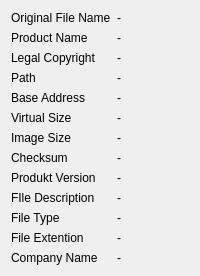
       <widget class="QWidget" name="general">
        <attribute name="title">
         <string>General</string>
        </attribute>
        <layout class="QVBoxLayout" name="verticalLayout_2">
         <item>
          <layout class="QFormLayout" name="formLayout">
           <item row="0" column="0">
            <widget class="QLabel" name="originalFilename">
             <property name="text">
              <string>Original File Name</string>
             </property>
            </widget>
           </item>
           <item row="0" column="1">
            <widget class="QLabel" name="originalFilename_e">
             <property name="text">
              <string>-</string>
             </property>
             <property name="textFormat">
              <enum>Qt::TextFormat::AutoText</enum>
             </property>
             <property name="scaledContents">
              <bool>false</bool>
             </property>
            </widget>
           </item>
           <item row="1" column="0">
            <widget class="QLabel" name="productName">
             <property name="text">
              <string>Product Name</string>
             </property>
            </widget>
           </item>
           <item row="1" column="1">
            <widget class="QLabel" name="productName_e">
             <property name="text">
              <string>-</string>
             </property>
            </widget>
           </item>
           <item row="2" column="0">
            <widget class="QLabel" name="legalCopyright">
             <property name="text">
              <string>Legal Copyright</string>
             </property>
            </widget>
           </item>
           <item row="2" column="1">
            <widget class="QLabel" name="legalCopyright_e">
             <property name="text">
              <string>-</string>
             </property>
            </widget>
           </item>
           <item row="3" column="0">
            <widget class="QLabel" name="path">
             <property name="text">
              <string>Path</string>
             </property>
            </widget>
           </item>
           <item row="3" column="1">
            <widget class="QLabel" name="path_e">
             <property name="text">
              <string>-</string>
             </property>
            </widget>
           </item>
           <item row="4" column="0">
            <widget class="QLabel" name="baseAddress">
             <property name="text">
              <string>Base Address</string>
             </property>
            </widget>
           </item>
           <item row="4" column="1">
            <widget class="QLabel" name="baseAddress_e">
             <property name="text">
              <string>-</string>
             </property>
            </widget>
           </item>
           <item row="5" column="0">
            <widget class="QLabel" name="virtualSize">
             <property name="text">
              <string>Virtual Size</string>
             </property>
            </widget>
           </item>
           <item row="5" column="1">
            <widget class="QLabel" name="virtualSize_e">
             <property name="text">
              <string>-</string>
             </property>
            </widget>
           </item>
           <item row="6" column="0">
            <widget class="QLabel" name="imageSize">
             <property name="text">
              <string>Image Size</string>
             </property>
            </widget>
           </item>
           <item row="6" column="1">
            <widget class="QLabel" name="imageSize_e">
             <property name="text">
              <string>-</string>
             </property>
            </widget>
           </item>
           <item row="7" column="0">
            <widget class="QLabel" name="checksum">
             <property name="text">
              <string>Checksum</string>
             </property>
            </widget>
           </item>
           <item row="7" column="1">
            <widget class="QLabel" name="checksum_e">
             <property name="text">
              <string>-</string>
             </property>
            </widget>
           </item>
           <item row="8" column="0">
            <widget class="QLabel" name="productVersion">
             <property name="text">
              <string>Produkt Version</string>
             </property>
            </widget>
           </item>
           <item row="8" column="1">
            <widget class="QLabel" name="productVersion_e">
             <property name="text">
              <string>-</string>
             </property>
            </widget>
           </item>
           <item row="9" column="0">
            <widget class="QLabel" name="fileDescription">
             <property name="text">
              <string>FIle Description</string>
             </property>
            </widget>
           </item>
           <item row="9" column="1">
            <widget class="QLabel" name="fileDescription_e">
             <property name="text">
              <string>-</string>
             </property>
            </widget>
           </item>
           <item row="10" column="0">
            <widget class="QLabel" name="fileType">
             <property name="text">
              <string>File Type</string>
             </property>
            </widget>
           </item>
           <item row="10" column="1">
            <widget class="QLabel" name="fileType_e">
             <property name="text">
              <string>-</string>
             </property>
            </widget>
           </item>
           <item row="11" column="0">
            <widget class="QLabel" name="fileExtention">
             <property name="text">
              <string>File Extention</string>
             </property>
            </widget>
           </item>
           <item row="11" column="1">
            <widget class="QLabel" name="fileExtention_e">
             <property name="text">
              <string>-</string>
             </property>
            </widget>
           </item>
           <item row="12" column="0">
            <widget class="QLabel" name="companyName">
             <property name="text">
              <string>Company Name</string>
             </property>
            </widget>
           </item>
           <item row="12" column="1">
            <widget class="QLabel" name="companyName_e">
             <property name="text">
              <string>-</string>
             </property>
            </widget>
           </item>
          </layout>
         </item>
        </layout>
       </widget>
